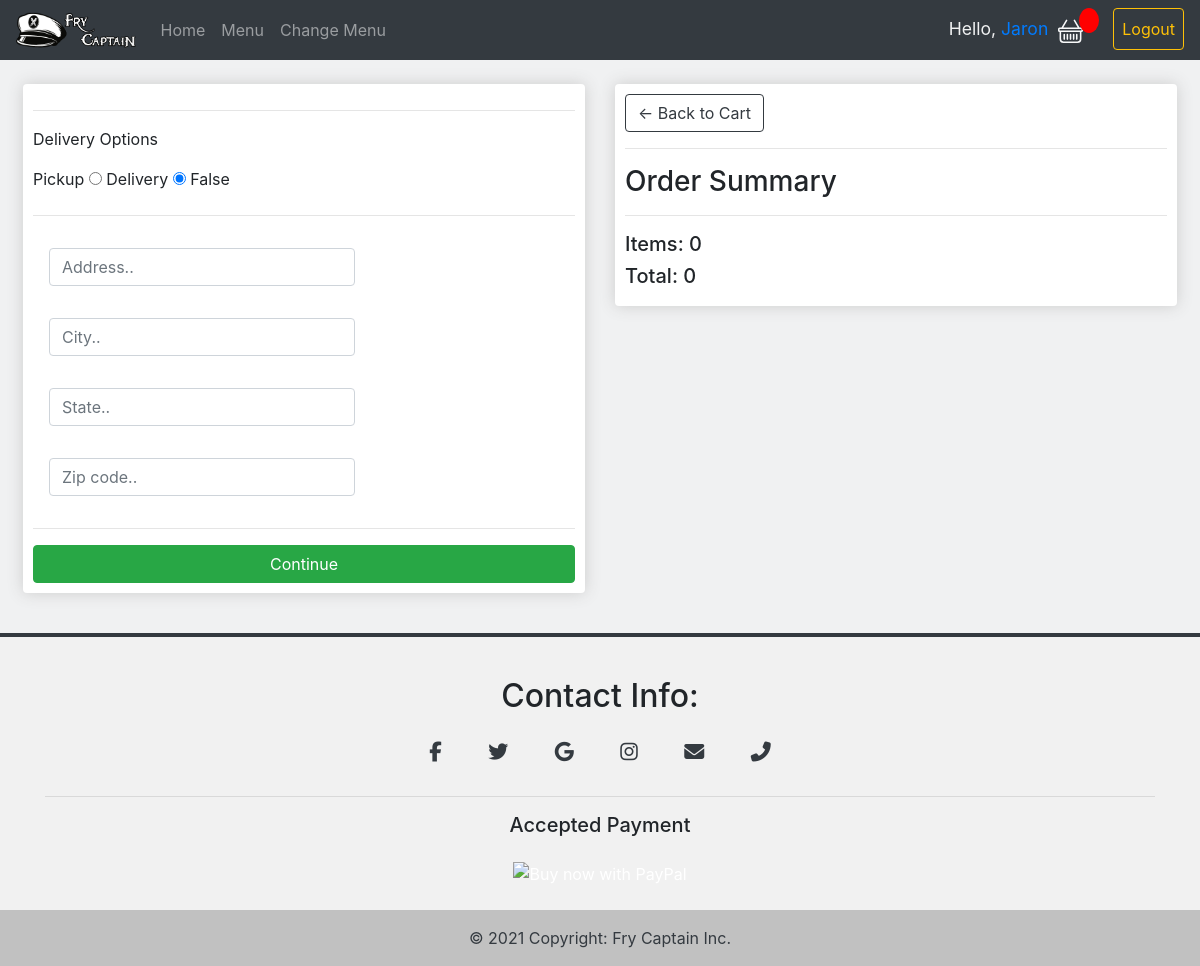
The app's page /cart/checkout/ (signed in) with its own data.
### resturant/models.py (models this page shows, shortened)
class Order(models.Model):
    STATUS = (
            ('Order In Progress', 'Order In Progress'),
            ('Order Confirmed', 'Order Confirmed'),
            ('Out for delivery', 'Out for delivery'),
            ('Arrived', 'Arrived'),
            )
    pickup = models.BooleanField(default=False, null=True)
    customer = models.ForeignKey(Customer, null=True, on_delete=models.SET_NULL)
    date_created = models.DateTimeField(auto_now_add = True, null=True)
    status = models.CharField(max_length=200, null=True, choices = STATUS)
    transaction_id = models.CharField(max_length=200, null=True)
    @property
    def get_cart_total(self):
        orderitems = self.orderitem_set.all()
        total = sum([item.get_total for item in orderitems])
        return total
    @property
    def get_cart_items(self):
        orderitems = self.orderitem_set.all()
        total = sum([item.quantity for item in orderitems])
        return total

### resturant/views.py (the view)
# urls.py: path('cart/checkout/', views.checkoutView, name='checkout'),
def checkoutView(request):
    data = cartData(request)
    cartItems = data['cartItems']
    order = data['order']
    items = data['items']
    context = {
        'items' : items,
        'order' : order,
        'cart-items': cartItems,
    }
    return render(request, 'resturant/checkout.html', context)

### resturant/utils.py (called while the page is built)
def cartData(request):
    if request.user.is_authenticated:
        customer = request.user.customer
        order, created = Order.objects.get_or_create(customer=customer, status="Order In Progress")
        items = order.orderitem_set.all()
        cartItems = order.get_cart_items
    else:
        cookieData = cookieCart(request)
        cartItems = cookieData['cartItems']
        order = cookieData['order']
        items = cookieData['items']
    return {'cartItems' : cartItems, 'order':order, 'items': items}

### resturant/templates/resturant/checkout.html (shortened to what this page needs)
{% extends "resturant/main.html" %}
{% load static %}
{% block content %}
<br>
<div class="row ml-2 mr-2">
  <div class="col-lg-6">
    <div class="box-element" id="form-wrapper">
      <form class="" action="" method="post" id="form">
        <div class="" id="shipping-info">
          <hr>
          <p>Delivery Options</p>
          <div class="form-field">
            <label for="pickup">Pickup</label>
            <input type="radio" name="pickup" id="pickup" value="pickup" onclick="isDeliveryClicked()">
            <label for="delivery">Delivery</label>
            <input type="radio" name="pickup" id="delivery" value="delivery" onclick="isDeliveryClicked()" checked>
            {{order.pickup}}
          </div>
          <hr>
          <div id='shipping-form'>
            <div class="form-field">
              <input class="form-control checkout" type="text" name="address" placeholder="Address..">
            </div>
            <div class="form-field">
              <input class="form-control checkout" type="text" name="city" placeholder="City..">
            </div>
            <div class="form-field">
              <input class="form-control checkout" type="text" name="state" placeholder="State..">
            </div>
            <div class="form-field">
              <input class="form-control checkout" type="text" name="zipcode" placeholder="Zip code..">
            </div>
          </div>
        </div>
        <hr>
        <input type="submit" value="Continue" id="form-button" class="btn btn-success btn-block">
      </form>
    </div>
    <br>
  </div>
  <div class="col-lg-6">
    <div class="box-element">
      <a class="btn btn-outline-dark" href="{% url 'cart' %}">&#x2190; Back to Cart</a>
      <hr>
      <h3>Order Summary</h3>
      <hr>
      <h5>Items: {{order.get_cart_items}}</h5>
      <h5>Total: {{order.get_cart_total}}</h5>
    </div>
  </div>
</div>
{% endblock %}

### resturant/templates/resturant/navbar.html (shortened to what this page needs)
{% load static %}
<link rel="stylesheet" href="{% static 'css/navbar.css' %}">
<nav class="navbar navbar-expand-lg navbar-dark bg-dark" id="navbar" style="z-index: 300">
  <img src="{% static 'images/FryCaptainLogoWithWords.png' %}" id="logo">
  <div class="collapse navbar-collapse" id="navbarTogglerDemo03">
    <ul class="navbar-nav mr-auto mt-2 mt-lg-0">
      <li class="nav-item">
        <a class="nav-link" href="{% url 'home' %}">Home<span class="sr-only">(current)</span></a>
      </li>
      <li class="nav-item">
        <a class="nav-link" href="{% url 'menu' %}">Menu</a>
      </li>
      {% if request.user.is_staff %}
      <li class="nav-item">
        <a class="nav-link" href="{% url 'admin_menu_item' %}">Change Menu</a>
      </li>
      {% endif %}
    </ul>
    <form class="form-inline my-2 my-lg-0">
      {% if user.is_authenticated %}
        <ul class="navbar-nav mr-auto mt-2 mt-lg-0">
          <li class="nav-item">
            <span class="nav-link" id="login-name" style="margin-right: -.4em;">Hello, <a href="{% url 'user_profile' %}">{{user.username}}</a></span>
          </li>
          <li class="nav-item">
            <a class="nav-link btn text-light mr-2" href="{% url 'cart' %}">
            </a>
          </li>
          <li class="nav-item">
            <p id="cart-total"></p>
          </li>
          <li class="nav-item">
            <a class="nav-link btn btn-outline-warning text-warning" id="" href="{% url 'logout' %}">Logout</a>
          </li>
        </ul>
      {% endif %}
    </form>
  </div>
</nav>

### static/css/main.css (style rules this page uses)
body { background-color: #f0f1f2; }
.box-element { box-shadow: hsL(0, 0%, 80%) 0 0 16px; background-color: #fff; border-radius: 4px; padding: 10px; }

### static/css/navbar.css (style rules this page uses)
#logo { height: 2.2em; margin-right: 1em; }
#navbar { position: sticky; top: 0; left: 0; }
#login-name { color: #F0F1F2; margin-right: 1em; font-size: 1.1em; }
#cart-total { display: block; text-align: center; color: #fff; background-color: red; width: 20px; height: 25px; border-radius: 50%; font-size: 14px; margin-left: -1.5em; margin-right: 1em; }

### resturant/templates/resturant/checkout.html (style rules this page uses)
.checkout { margin: 1em; }
.form-field { display: inline-block; }

### records on screen
Order: pickup "False", get_cart_items "0", get_cart_total "0"

### other values on screen
{{ user.username }} "Jaron"
